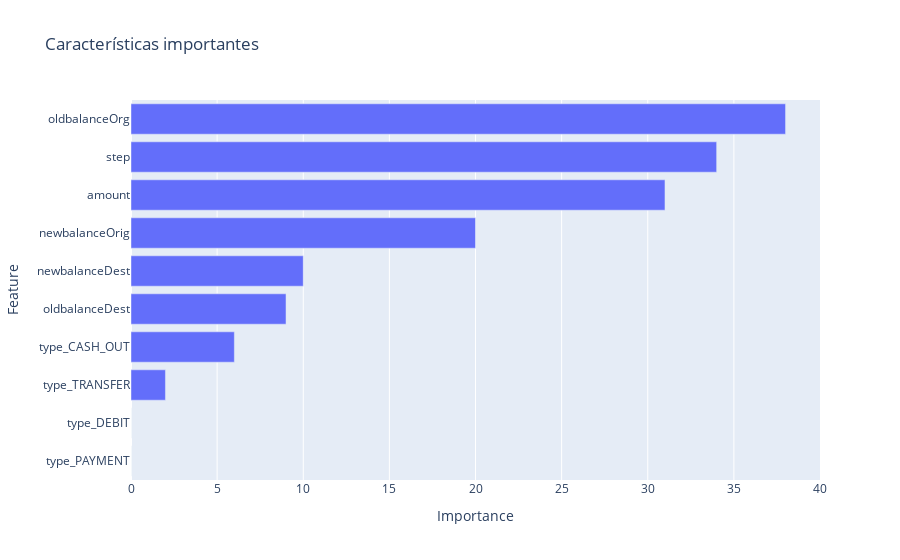

Notebook source saved alongside this figure:
### Code cell
# Obtener la importancia de las características
feature_importances = gbm.feature_importance()
feature_names = X_train.columns

# Crear un dataframe para facilitar el plot
feature_imp_df = pd.DataFrame({'Feature': feature_names, 'Importance': feature_importances})
feature_imp_df = feature_imp_df.sort_values(by='Importance', ascending=False)

# Crear la figura de Plotly para la importancia de las características
fig = px.bar(feature_imp_df, x='Importance', y='Feature', orientation='h', title='Características importantes')

# Invertir el eje y para que las características más importantes estén en la parte superior
fig.update_layout(yaxis=dict(autorange='reversed'))

# Mostrar la figura
fig.show()

### Figure 1 — Plotly figure (JSON) as saved in the notebook; plotly's stock layout.template omitted (floating-point values rounded to 4 significant figures)
{"data": [{"alignmentgroup": "True", "hovertemplate": "Importance=%{x}<br>Feature=%{y}<extra></extra>", "legendgroup": "", "marker": {"color": "#636efa", "pattern": {"shape": ""}}, "name": "", "offsetgroup": "", "orientation": "h", "showlegend": false, "textposition": "auto", "type": "bar", "x": [38, 34, 31, 20, 10, 9, 6, 2, 0, 0], "xaxis": "x", "y": ["oldbalanceOrg", "step", "amount", "newbalanceOrig", "newbalanceDest", "oldbalanceDest", "type_CASH_OUT", "type_TRANSFER", "type_DEBIT", "type_PAYMENT"], "yaxis": "y"}], "layout": {"barmode": "relative", "legend": {"tracegroupgap": 0}, "title": {"text": "Características importantes"}, "xaxis": {"anchor": "y", "domain": [0, 1], "title": {"text": "Importance"}}, "yaxis": {"anchor": "x", "autorange": "reversed", "domain": [0, 1], "title": {"text": "Feature"}}}}
